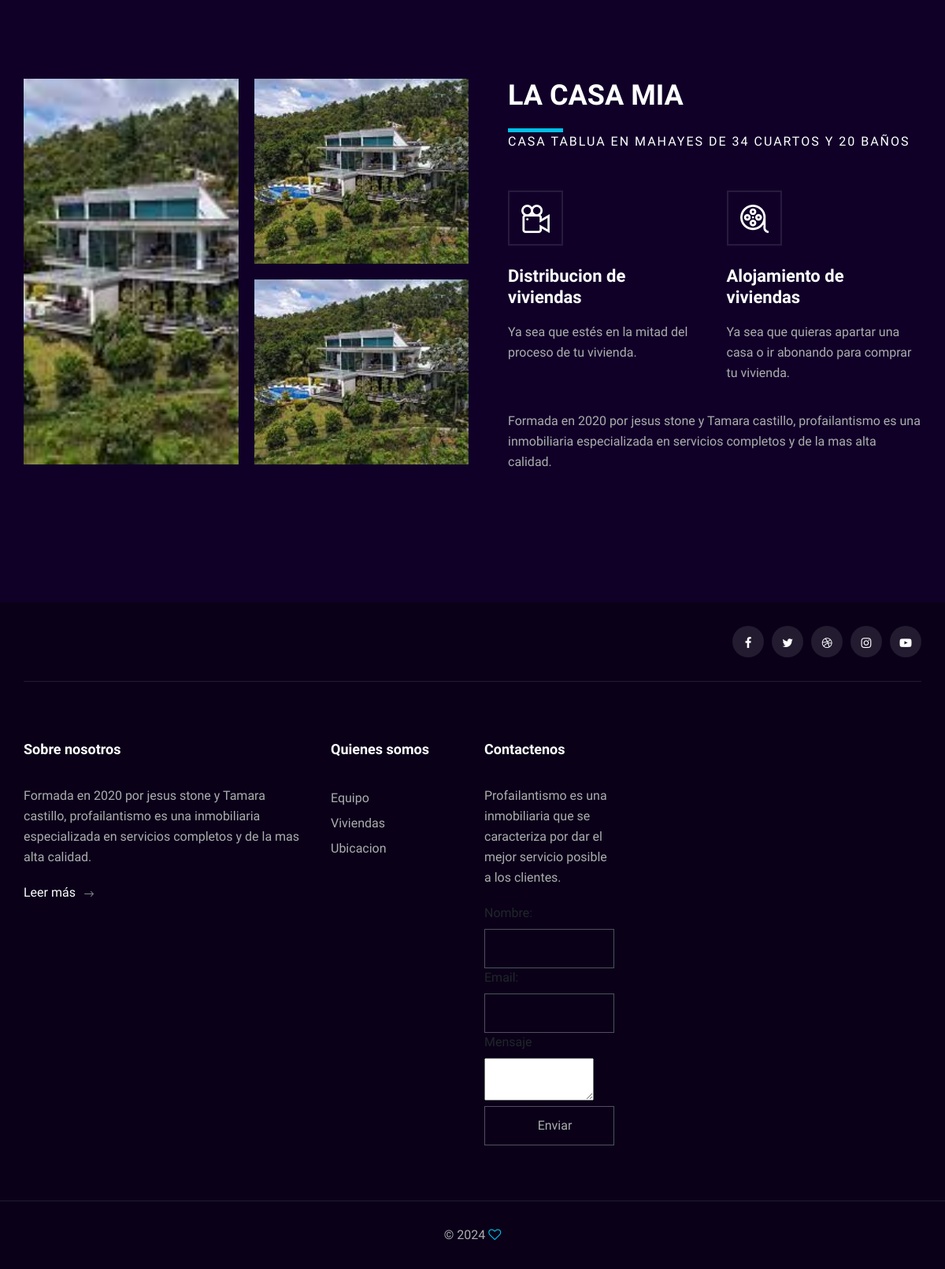
/inmuebles/1/, run on the app's committed database.
### inmobiliaria/models.py (models this page shows, shortened)
class Inmueble(models.Model):
    CATEGORIAS_CHOICES = [
        ('unifamiliar', 'unifamiliar'),
        ('apartamento', 'apartamento'),
        ('mansion', 'mansión'),
        ('casa de campo', 'casa de Campo'),
        ('casa de playa', 'casa de Playa'),
    ]
    nombre = models.CharField(max_length=100)
    descripcion = models.TextField()
    area = models.FloatField()
    precio_venta = models.DecimalField(max_digits=10, decimal_places=2)
    precio_alquiler = models.DecimalField(max_digits=10, decimal_places=2)
    foto_portada = models.ImageField(upload_to='inmuebles/')
    ubicacion = models.CharField(max_length=255)
    ruta_link = models.URLField(max_length=200, blank=True, null=True)
    categorias = models.CharField(max_length=20, choices=CATEGORIAS_CHOICES, blank=True)

### inmobiliaria/views.py (the view)
# urls.py: path('inmuebles/<int:inmueble_id>/', views.inmueble_detail, name='inmueble_detail'),
def inmueble_detail(request, inmueble_id):
    inmueble = get_object_or_404(Inmueble, pk=inmueble_id)
    return render(request, 'inmobiliaria/inmuebles_detail.html', {'inmueble': inmueble})

### inmobiliaria/templates/inmobiliaria/inmuebles_detail.html (shortened to what this page needs)
{% load static %}
<!DOCTYPE html>
<html lang="zxx">
<head>
    <link rel="stylesheet" href="{% static 'css/inmobiliaria.min.css' %} " type="text/css">
    <link rel="stylesheet" href="{% static 'css/font-awesome.min.css' %}" type="text/css">
    <link rel="stylesheet" href="{% static 'css/elegant-icons.css' %}" type="text/css">
    <link rel="stylesheet" href="{% static 'css/owl.carousel.min.css' %}" type="text/css">
    <link rel="stylesheet" href="{% static 'css/magnific-popup.css' %}" type="text/css">
    <link rel="stylesheet" href="{% static 'css/slicknav.min.css' %}" type="text/css">
    <link rel="stylesheet" href="{% static 'css/style.css' %}" type="text/css">
</head>
<body>
    <section class="about spad">
        <div class="container">
            <div class="row">
                <div class="col-lg-6">
                    <div class="about__pic">
                        <div class="row">
                            <div class="col-lg-6 col-md-6 col-sm-6">
                                <div class="about__pic__item about__pic__item--large set-bg"
                                    data-setbg="{{ inmueble.foto_portada.url }}"></div>
                            </div>
                            <div class="col-lg-6 col-md-6 col-sm-6">
                                <div class="row">
                                    <div class="col-lg-12">
                                        <div class="about__pic__item set-bg" data-setbg="{{ inmueble.foto_portada.url }}"></div>
                                    </div>
                                    <div class="col-lg-12">
                                        <div class="about__pic__item set-bg" data-setbg="{{ inmueble.foto_portada.url }}"></div>
                                    </div>
                                </div>
                            </div>
                        </div>
                    </div>
                </div>
                <div class="col-lg-6">
                    <div class="about__text">
                        <div class="section-title">
                            <h2>{{inmueble.nombre}}</h2>
                            <span>{{inmueble.descripcion}}</span>
                        </div>
                        <div class="row">
                            <div class="col-lg-6 col-md-6 col-sm-6">
                                <div class="services__item">
                                    <div class="services__item__icon">
                                        <img src="{% static 'img/icons/si-3.png' %}" alt="">
                                    </div>
                                    <h4>Distribucion de viviendas</h4>
                                    <p>Ya sea que estés en la mitad del proceso de tu vivienda.</p>
                                </div>
                            </div>
                            <div class="col-lg-6 col-md-6 col-sm-6">
                                <div class="services__item">
                                    <div class="services__item__icon">
                                        <img src="{% static 'img/icons/si-4.png' %}" alt="">
                                    </div>
                                    <h4>Alojamiento de viviendas</h4>
                                    <p>Ya sea que quieras apartar una casa o ir abonando para comprar tu vivienda.</p>
                                </div>
                            </div>
                        </div>
                        <div class="about__text__desc">
                            <p>Formada en 2020 por jesus stone y Tamara castillo,
                                profailantismo es una inmobiliaria especializada en servicios completos y de la mas alta calidad.</p>
                        </div>
                    </div>
                </div>
            </div>
        </div>
    </section>
    <footer class="footer">
        <div class="container">
            <div class="footer__top">
                <div class="row">
                    <div class="col-lg-6 col-md-6">
                        <div class="footer__top__logo">
                        </div>
                    </div>
                    <div class="col-lg-6 col-md-6">
                        <div class="footer__top__social">
                            <a href="#"><i class="fa fa-facebook"></i></a>
                            <a href="#"><i class="fa fa-twitter"></i></a>
                            <a href="#"><i class="fa fa-dribbble"></i></a>
                            <a href="#"><i class="fa fa-instagram"></i></a>
                            <a href="#"><i class="fa fa-youtube-play"></i></a>
                        </div>
                    </div>
                </div>
            </div>
            <div class="footer__option">
                <div class="row">
                    <div class="col-lg-4 col-md-6 col-sm-6">
                        <div class="footer__option__item">
                            <h5>Sobre nosotros</h5>
                            <p>Formada en 2020 por jesus stone y Tamara castillo,
                                profailantismo es una inmobiliaria especializada en servicios completos y de la mas alta calidad.</p>
                            <a href="#" class="read__more">Leer más <span class="arrow_right"></span></a>
                        </div>
                    </div>
                    <div class="col-lg-2 col-md-3 col-sm-3">
                        <div class="footer__option__item">
                            <h5>Quienes somos</h5>
                            <ul>
                                <li><a href="#">Equipo</a></li>
                                <li><a href="#">Viviendas</a></li>
                                <li><a href="#">Ubicacion</a></li>
                            </ul>
                        </div>
                    </div>
                    <div class="col-lg-2 col-md-3 col-sm-3">
                        <div class="footer__option__item">
                            <h5>Contactenos</h5>
                            <p>Profailantismo es una inmobiliaria que se caracteriza por dar el mejor servicio posible a los clientes.</p>
                            <form>
                                <form action="https://formsubmit.co/agamezcastillojesus@gmail.com" method="POST">
                                <label for="nombre">Nombre:</label>
                                <input type="text" id="nombre" name="nombre" required>
                                <label for="email">Email:</label>
                                <input type="email" id="email" name="email" required>
                                <label for="coments">Mensaje</label>
                                       <textarea name="comments" id="" cols="13" rows="2"></textarea>
                                       <input type="submit" value="Enviar">
                            </form>
                             </div>
                    </div>
                         </div>
                    </div>
                </div>
            <div class="footer__copyright">
                <div class="row">
                    <div class="col-lg-12 text-center">
                        <p class="footer__copyright__text"> &copy;
                            <i class="fa fa-heart-o"
                                aria-hidden="true"></i> <a href="https://colorlib.com" target="_blank"></a>
                        </p>
                    </div>
                </div>
            </div>
    </footer>
</body>
</html>

### inmobiliaria/static/css/style.css (style rules this page uses)
html, body { height: 100%; font-family: "Josefin Sans", sans-serif; -webkit-font-smoothing: antialiased; }
h1, h2, h3, h4, h5, h6 { margin: 0; color: #111111; font-weight: 400; font-family: "Play", sans-serif; }
h2 { font-size: 36px; }
h4 { font-size: 24px; }
h5 { font-size: 18px; }
p { font-size: 16px; font-family: "Josefin Sans", sans-serif; color: #adadad; font-weight: 400; line-height: 26px; margin: 0 0 15px 0; }
img { max-width: 100%; }
ul, ol { padding: 0; margin: 0; }
.section-title { margin-bottom: 50px; }
.section-title span { color: #ffffff; display: block; font-size: 16px; letter-spacing: 2px; text-transform: uppercase; margin-bottom: 6px; }
.section-title h2 { color: #ffffff; font-weight: 700; text-transform: uppercase; position: relative; padding-bottom: 25px; }
.section-title h2:after { position: absolute; left: 0; bottom: 0; height: 5px; width: 70px; background: #00bfe7; content: ""; }
.set-bg { background-repeat: no-repeat; background-size: cover; background-position: top center; }
.spad { padding-top: 100px; padding-bottom: 100px; }
.footer { background: #0a0119; }
.footer__top { padding: 30px 0; border-bottom: 1px solid rgba(255, 255, 255, 0.1); }
.footer__top__logo { line-height: 40px; }
.footer__top__social { text-align: right; }
.footer__top__social a { display: inline-block; font-size: 15px; color: #ffffff; height: 40px; width: 40px; background: rgba(255, 255, 255, 0.1); border-radius: 50%; line-height: 44px; text-align: center; margin-right: 6px; }
.footer__top__social a:last-child { margin-right: 0; }
.footer__option { padding-bottom: 35px; padding-top: 75px; }
.footer__option__item { margin-bottom: 35px; }
.footer__option__item h5 { color: #ffffff; font-weight: 700; margin-bottom: 35px; }
.footer__option__item p { font-weight: 300; margin-bottom: 20px; }
.footer__option__item .read__more { font-size: 16px; color: #ffffff; }
.footer__option__item .read__more span { font-size: 16px; color: #ffffff; opacity: 0.5; position: relative; top: 4px; margin-left: 5px; }
.footer__option__item ul li { list-style: none; }
.footer__option__item ul li a { color: #adadad; font-size: 16px; font-weight: 300; line-height: 32px; }
.footer__option__item form { position: relative; }
.footer__option__item form input { height: 50px; width: 100%; padding-left: 20px; border: 1px solid #544E5E; background: transparent; font-size: 16px; color: #adadad; }
.footer__option__item form input::placeholder { color: #adadad; }
.footer__copyright { border-top: 1px solid rgba(255, 255, 255, 0.1); padding: 30px 0; }
.footer__copyright__text { margin-bottom: 0; font-weight: 300; }
.footer__copyright__text i { color: #00bfe7; }
.about { background: #100028; padding-bottom: 150px; }
.about__pic__item { height: 235px; margin-right: -10px; margin-bottom: 20px; }
.about__pic__item.about__pic__item--large { height: 490px; }
.about__text { padding-left: 30px; }
.about__text .services__item .services__item__icon:after { border-color: #281A3E; }
.about__text__desc { margin-top: -10px; }
.services__item { margin-bottom: 45px; }
.services__item h4 { color: #ffffff; font-size: 22px; font-weight: 700; margin-top: 26px; margin-bottom: 18px; }
.services__item p { margin-bottom: 0; }
.services__item__icon { position: relative; height: 70px; width: 70px; line-height: 70px; text-align: center; }
.services__item__icon:after { position: absolute; left: 0; top: 0; width: 100%; height: 100%; border: 2px solid #00bfe7; content: ""; -webkit-transition: all, 0.5s; -o-transition: all, 0.5s; transition: all, 0.5s; }
@media only screen and (min-width: 1200px) { .container { max-width: 1170px; } }

### data on the page
Inmueble: nombre "LA CASA MIA", descripcion "CASA TABLUA EN MAHAYES DE 34 CUARTOS Y 20 BAÑOS"
